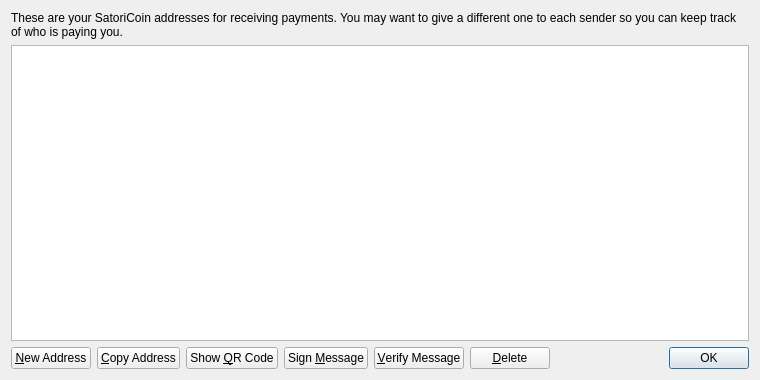
<?xml version="1.0" encoding="UTF-8"?>
<ui version="4.0">
 <class>AddressBookPage</class>
 <widget class="QWidget" name="AddressBookPage">
  <property name="geometry">
   <rect>
    <x>0</x>
    <y>0</y>
    <width>760</width>
    <height>380</height>
   </rect>
  </property>
  <property name="windowTitle">
   <string>Address Book</string>
  </property>
  <layout class="QVBoxLayout" name="verticalLayout">
   <item>
    <widget class="QLabel" name="labelExplanation">
     <property name="text">
      <string>These are your SatoriCoin addresses for receiving payments. You may want to give a different one to each sender so you can keep track of who is paying you.</string>
     </property>
     <property name="textFormat">
      <enum>Qt::PlainText</enum>
     </property>
     <property name="wordWrap">
      <bool>true</bool>
     </property>
    </widget>
   </item>
   <item>
    <widget class="QTableView" name="tableView">
     <property name="contextMenuPolicy">
      <enum>Qt::CustomContextMenu</enum>
     </property>
     <property name="toolTip">
      <string>Double-click to edit address or label</string>
     </property>
     <property name="tabKeyNavigation">
      <bool>false</bool>
     </property>
     <property name="selectionMode">
      <enum>QAbstractItemView::SingleSelection</enum>
     </property>
     <property name="selectionBehavior">
      <enum>QAbstractItemView::SelectRows</enum>
     </property>
     <property name="sortingEnabled">
      <bool>true</bool>
     </property>
     <attribute name="verticalHeaderVisible">
      <bool>false</bool>
     </attribute>
    </widget>
   </item>
   <item>
    <layout class="QHBoxLayout" name="horizontalLayout">
     <item>
      <widget class="QPushButton" name="newAddressButton">
       <property name="toolTip">
        <string>Create a new address</string>
       </property>
       <property name="text">
        <string>&amp;New Address</string>
       </property>
      </widget>
     </item>
     <item>
      <widget class="QPushButton" name="copyToClipboard">
       <property name="toolTip">
        <string>Copy the currently selected address to the system clipboard</string>
       </property>
       <property name="text">
        <string>&amp;Copy Address</string>
       </property>
      </widget>
     </item>
     <item>
      <widget class="QPushButton" name="showQRCode">
       <property name="text">
        <string>Show &amp;QR Code</string>
       </property>
      </widget>
     </item>
     <item>
      <widget class="QPushButton" name="signMessage">
       <property name="toolTip">
        <string>Sign a message to prove you own a SatoriCoin address</string>
       </property>
       <property name="text">
        <string>Sign &amp;Message</string>
       </property>
      </widget>
     </item>
     <item>
      <widget class="QPushButton" name="verifyMessage">
       <property name="toolTip">
        <string>Verify a message to ensure it was signed with a specified SatoriCoin address</string>
       </property>
       <property name="text">
        <string>&amp;Verify Message</string>
       </property>
      </widget>
     </item>
     <item>
      <widget class="QPushButton" name="deleteButton">
       <property name="toolTip">
        <string>Delete the currently selected address from the list</string>
       </property>
       <property name="text">
        <string>&amp;Delete</string>
       </property>
      </widget>
     </item>
     <item>
      <spacer name="horizontalSpacer">
       <property name="orientation">
        <enum>Qt::Horizontal</enum>
       </property>
       <property name="sizeHint" stdset="0">
        <size>
         <width>40</width>
         <height>20</height>
        </size>
       </property>
      </spacer>
     </item>
     <item>
      <widget class="QDialogButtonBox" name="buttonBox">
       <property name="sizePolicy">
        <sizepolicy hsizetype="Maximum" vsizetype="Fixed">
         <horstretch>0</horstretch>
         <verstretch>0</verstretch>
        </sizepolicy>
       </property>
       <property name="standardButtons">
        <set>QDialogButtonBox::Ok</set>
       </property>
      </widget>
     </item>
    </layout>
   </item>
  </layout>
 </widget>
 <resources>
  <include location="../bitcoin.qrc"/>
 </resources>
 <connections/>
</ui>
